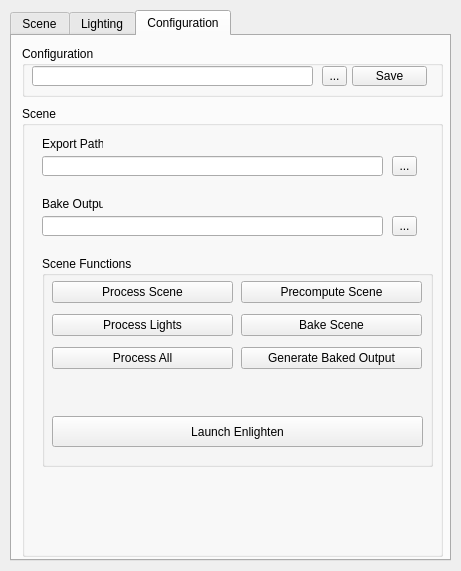
<?xml version="1.0" encoding="UTF-8"?>
<ui version="4.0">
 <class>Dialog</class>
 <widget class="QDialog" name="Dialog">
  <property name="geometry">
   <rect>
    <x>0</x>
    <y>0</y>
    <width>461</width>
    <height>571</height>
   </rect>
  </property>
  <property name="windowTitle">
   <string>Dialog</string>
  </property>
  <widget class="QTabWidget" name="ui_tab_menu">
   <property name="geometry">
    <rect>
     <x>10</x>
     <y>10</y>
     <width>441</width>
     <height>551</height>
    </rect>
   </property>
   <property name="currentIndex">
    <number>2</number>
   </property>
   <widget class="QWidget" name="tab">
    <attribute name="title">
     <string>Scene</string>
    </attribute>
    <widget class="QTreeWidget" name="ui_tree_scene">
     <property name="geometry">
      <rect>
       <x>10</x>
       <y>10</y>
       <width>411</width>
       <height>471</height>
      </rect>
     </property>
     <property name="columnCount">
      <number>1</number>
     </property>
     <attribute name="headerVisible">
      <bool>false</bool>
     </attribute>
     <attribute name="headerHighlightSections">
      <bool>true</bool>
     </attribute>
     <column>
      <property name="text">
       <string notr="true">1</string>
      </property>
     </column>
    </widget>
    <widget class="QWidget" name="horizontalLayoutWidget_2">
     <property name="geometry">
      <rect>
       <x>10</x>
       <y>490</y>
       <width>411</width>
       <height>31</height>
      </rect>
     </property>
     <layout class="QHBoxLayout" name="horizontalLayout_2">
      <item>
       <widget class="QPushButton" name="ui_btn_addscnres">
        <property name="text">
         <string>Add Resource</string>
        </property>
       </widget>
      </item>
      <item>
       <widget class="QPushButton" name="ui_btn_rmvscnres">
        <property name="text">
         <string>Remove Resource</string>
        </property>
       </widget>
      </item>
     </layout>
    </widget>
   </widget>
   <widget class="QWidget" name="tab_2">
    <attribute name="title">
     <string>Lighting</string>
    </attribute>
    <widget class="QTreeWidget" name="ui_tree_light">
     <property name="geometry">
      <rect>
       <x>10</x>
       <y>10</y>
       <width>411</width>
       <height>471</height>
      </rect>
     </property>
     <property name="columnCount">
      <number>1</number>
     </property>
     <attribute name="headerVisible">
      <bool>false</bool>
     </attribute>
     <attribute name="headerHighlightSections">
      <bool>true</bool>
     </attribute>
     <column>
      <property name="text">
       <string notr="true">1</string>
      </property>
     </column>
    </widget>
    <widget class="QWidget" name="horizontalLayoutWidget">
     <property name="geometry">
      <rect>
       <x>10</x>
       <y>490</y>
       <width>411</width>
       <height>31</height>
      </rect>
     </property>
     <layout class="QHBoxLayout" name="horizontalLayout">
      <item>
       <widget class="QPushButton" name="ui_btn_addlgtres">
        <property name="text">
         <string>Add Lights</string>
        </property>
       </widget>
      </item>
      <item>
       <widget class="QPushButton" name="ui_btn_addenvres">
        <property name="text">
         <string>Add ENV</string>
        </property>
       </widget>
      </item>
      <item>
       <widget class="QPushButton" name="ui_btn_rmvlgtres">
        <property name="text">
         <string>Remove Resource</string>
        </property>
       </widget>
      </item>
     </layout>
    </widget>
   </widget>
   <widget class="QWidget" name="tab_3">
    <attribute name="title">
     <string>Configuration</string>
    </attribute>
    <widget class="QGroupBox" name="groupBox_3">
     <property name="geometry">
      <rect>
       <x>10</x>
       <y>10</y>
       <width>421</width>
       <height>51</height>
      </rect>
     </property>
     <property name="title">
      <string>Configuration</string>
     </property>
     <widget class="QLineEdit" name="ui_ln_scncfgpath">
      <property name="geometry">
       <rect>
        <x>10</x>
        <y>20</y>
        <width>281</width>
        <height>20</height>
       </rect>
      </property>
      <property name="text">
       <string/>
      </property>
      <property name="placeholderText">
       <string/>
      </property>
     </widget>
     <widget class="QToolButton" name="ui_btn_setscnpath">
      <property name="geometry">
       <rect>
        <x>300</x>
        <y>20</y>
        <width>25</width>
        <height>20</height>
       </rect>
      </property>
      <property name="text">
       <string>...</string>
      </property>
     </widget>
     <widget class="QPushButton" name="ui_btn_savescncfg">
      <property name="geometry">
       <rect>
        <x>330</x>
        <y>20</y>
        <width>75</width>
        <height>20</height>
       </rect>
      </property>
      <property name="text">
       <string>Save</string>
      </property>
     </widget>
    </widget>
    <widget class="QGroupBox" name="groupBox">
     <property name="geometry">
      <rect>
       <x>10</x>
       <y>70</y>
       <width>421</width>
       <height>451</height>
      </rect>
     </property>
     <property name="title">
      <string>Scene</string>
     </property>
     <widget class="QLabel" name="label">
      <property name="geometry">
       <rect>
        <x>20</x>
        <y>30</y>
        <width>61</width>
        <height>16</height>
       </rect>
      </property>
      <property name="text">
       <string>Export Path</string>
      </property>
     </widget>
     <widget class="QLineEdit" name="ui_ln_exportpath">
      <property name="geometry">
       <rect>
        <x>20</x>
        <y>50</y>
        <width>341</width>
        <height>20</height>
       </rect>
      </property>
     </widget>
     <widget class="QLabel" name="label_2">
      <property name="geometry">
       <rect>
        <x>20</x>
        <y>90</y>
        <width>61</width>
        <height>16</height>
       </rect>
      </property>
      <property name="text">
       <string>Bake Output</string>
      </property>
     </widget>
     <widget class="QLineEdit" name="ui_ln_bakeoutputpath">
      <property name="geometry">
       <rect>
        <x>20</x>
        <y>110</y>
        <width>341</width>
        <height>20</height>
       </rect>
      </property>
     </widget>
     <widget class="QToolButton" name="ui_btn_getexportpath">
      <property name="geometry">
       <rect>
        <x>370</x>
        <y>50</y>
        <width>25</width>
        <height>20</height>
       </rect>
      </property>
      <property name="text">
       <string>...</string>
      </property>
     </widget>
     <widget class="QToolButton" name="ui_btn_getbakeoutputpath">
      <property name="geometry">
       <rect>
        <x>370</x>
        <y>110</y>
        <width>25</width>
        <height>20</height>
       </rect>
      </property>
      <property name="text">
       <string>...</string>
      </property>
     </widget>
     <widget class="QGroupBox" name="groupBox_2">
      <property name="geometry">
       <rect>
        <x>20</x>
        <y>150</y>
        <width>391</width>
        <height>211</height>
       </rect>
      </property>
      <property name="title">
       <string>Scene Functions</string>
      </property>
      <widget class="QPushButton" name="ui_btn_launchenlighten">
       <property name="geometry">
        <rect>
         <x>10</x>
         <y>160</y>
         <width>371</width>
         <height>31</height>
        </rect>
       </property>
       <property name="text">
        <string>Launch Enlighten</string>
       </property>
      </widget>
      <widget class="QWidget" name="verticalLayoutWidget">
       <property name="geometry">
        <rect>
         <x>199</x>
         <y>20</y>
         <width>181</width>
         <height>101</height>
        </rect>
       </property>
       <layout class="QVBoxLayout" name="verticalLayout">
        <item>
         <widget class="QPushButton" name="ui_btn_proclgt_4">
          <property name="text">
           <string>Precompute Scene</string>
          </property>
         </widget>
        </item>
        <item>
         <widget class="QPushButton" name="ui_btn_proclgt_9">
          <property name="text">
           <string>Bake Scene</string>
          </property>
         </widget>
        </item>
        <item>
         <widget class="QPushButton" name="ui_btn_proclgt_8">
          <property name="text">
           <string>Generate Baked Output</string>
          </property>
         </widget>
        </item>
       </layout>
      </widget>
      <widget class="QWidget" name="verticalLayoutWidget_2">
       <property name="geometry">
        <rect>
         <x>10</x>
         <y>20</y>
         <width>181</width>
         <height>101</height>
        </rect>
       </property>
       <layout class="QVBoxLayout" name="verticalLayout_2">
        <item>
         <widget class="QPushButton" name="ui_btn_procscn">
          <property name="text">
           <string>Process Scene</string>
          </property>
         </widget>
        </item>
        <item>
         <widget class="QPushButton" name="ui_btn_proclgt">
          <property name="text">
           <string>Process Lights</string>
          </property>
         </widget>
        </item>
        <item>
         <widget class="QPushButton" name="ui_btn_procall">
          <property name="text">
           <string>Process All</string>
          </property>
         </widget>
        </item>
       </layout>
      </widget>
     </widget>
    </widget>
   </widget>
  </widget>
 </widget>
 <resources/>
 <connections/>
</ui>
